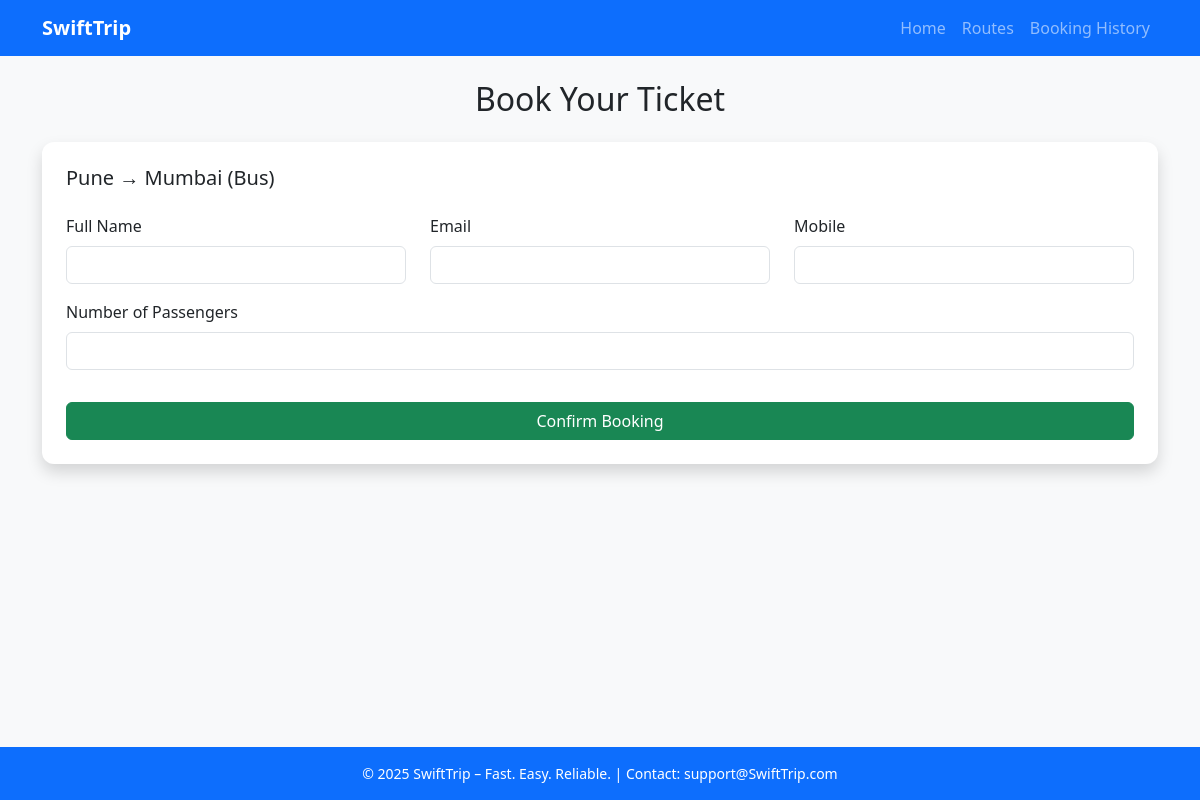
Page /book/3 on the committed database.
### tables this page shows
CREATE TABLE routes (
            id INTEGER PRIMARY KEY AUTOINCREMENT,
            mode TEXT NOT NULL,
            source TEXT NOT NULL,
            destination TEXT NOT NULL,
            date TEXT NOT NULL,
            time TEXT NOT NULL,
            price REAL NOT NULL,
            available_seats INTEGER NOT NULL
        );

### app.py (the view, shortened to what this page needs)
@app.route('/book/<int:route_id>', methods=['GET', 'POST'])
def book_ticket(route_id):
    conn = get_db_connection()
    route = conn.execute("SELECT * FROM routes WHERE id=?", (route_id,)).fetchone()
    conn.close()
    return render_template("booking.html", route=route)

### app.py (called while the page is built)
def get_db_connection():
    conn = sqlite3.connect(DB_FILE)
    conn.row_factory = sqlite3.Row
    return conn

### templates/booking.html (shortened to what this page needs)
{% extends "base.html" %}
{% block content %}
<h2 class="text-center mb-4">Book Your Ticket</h2>
<div class="card shadow p-4">
    <h5>{{ route.source }} → {{ route.destination }} ({{ route.mode|capitalize }})</h5>
    <form method="POST" id="bookingForm">
        <div class="row mt-3">
            <div class="col-md-4 mb-3">
                <label class="form-label">Full Name</label>
                <input type="text" name="contact_name" class="form-control" required>
            </div>
            <div class="col-md-4 mb-3">
                <label class="form-label">Email</label>
                <input type="email" name="email" class="form-control" required>
            </div>
            <div class="col-md-4 mb-3">
                <label class="form-label">Mobile</label>
                <input type="text" name="phone" class="form-control" required>
            </div>
        </div>
        <div class="mb-3">
            <label class="form-label">Number of Passengers</label>
            <input type="number" name="passenger_count" id="passenger_count" class="form-control" min="1" max="{{ route.available_seats }}" required>
        </div>
        <button type="submit" class="btn btn-success w-100 mt-3">Confirm Booking</button>
    </form>
</div>
{% endblock %}

### static/css/style.css (style rules this page uses)
body { background-color: #f8f9fa; font-family: 'Segoe UI', Tahoma, Geneva, Verdana, sans-serif; }
.card { border: none; border-radius: 12px; transition: transform 0.3s ease-in-out, box-shadow 0.3s ease-in-out; }
.btn { transition: background-color 0.3s ease, transform 0.2s ease-in-out; }

### rows in the picture
routes: source "Pune", destination "Mumbai", mode "Bus"
